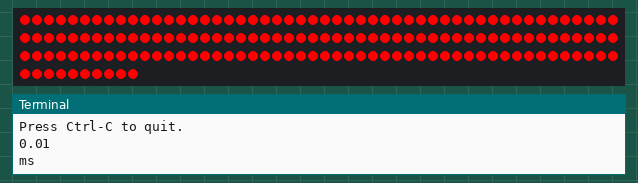
The program below on a simulated Raspberry Pi (BCM pin numbers). Shown: 160 RGB LEDs in strip order, left to right, continuing on the next row, the last lines printed to the terminal.

Above: at 0.17 s.
At 1.14 s:
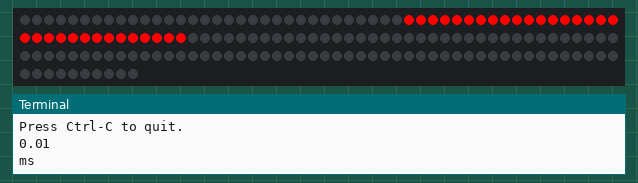
At 15.85 s:
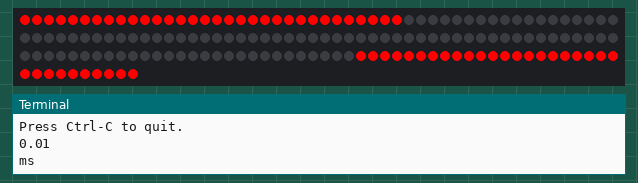
At 37.74 s:
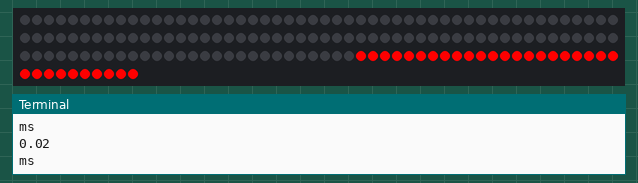

The program:

pov.py
```python
from neopixel import *
import time
import random
from panel import *

import argparse
import signal
import sys
def signal_handler(signal, frame):
        colorWipe(strip, Color(0,0,0))
        sys.exit(0)

def opt_parse():
        parser = argparse.ArgumentParser()
        parser.add_argument('-c', action='store_true', help='clear the display on exit')
        args = parser.parse_args()
        if args.c:
                signal.signal(signal.SIGINT, signal_handler)

# LED strip configuration:
LED_COUNT      = 160      # Number of LED pixels.
LED_PIN        = 18      # GPIO pin connected to the pixels (18 uses PWM!).
#LED_PIN        = 10      # GPIO pin connected to the pixels (10 uses SPI /dev/spidev0.0).
LED_FREQ_HZ    = 800000  # LED signal frequency in hertz (usually 800khz)
LED_DMA        = 10      # DMA channel to use for generating signal (try 10)
LED_BRIGHTNESS = 255     # Set to 0 for darkest and 255 for brightest
LED_INVERT     = False   # True to invert the signal (when using NPN transistor level shift)
LED_CHANNEL    = 0       # set to '1' for GPIOs 13, 19, 41, 45 or 53
LED_STRIP      = ws.WS2811_STRIP_GRB   # Strip type and colour ordering

class POV:

    def __init__(self, strip, c):
        self.strip = strip

        self.letters = {'A': {}, 'B': {}, 'C': {}, 'D': {}, 'E': {}, 'F': {}, 'G': {},
                        'H': {}, 'I': {}, 'J': {}, 'K': {}, 'L': {}, 'M': {}, 'N': {},
                        'O': {}, 'P': {}, 'Q': {}, 'R': {}, 'S': {}, 'T': {}, 'U': {},
                        'V': {}, 'W': {}, 'X': {}, 'Y': {}, 'Z': {}}

        # 1st dimension = tick ... 2nd dimension = color
        # Start at TOP LEFT of letter
        ###
        # D
        #   #####
        #   #   #
        #   #   #
        #   #   #
        #    ###
        self.letters['D'] = { (tick, color): 0 for tick in range(5) for color in range(5) }
        self.letters['D'] = {
                                (0, 0): c, (0, 1): c, (0, 2): c, (0, 3): c, (0, 4): c,
                                (1, 0): c, (1, 1): 0, (1, 2): 0, (1, 3): 0, (1, 4): c,
                                (2, 0): c, (2, 1): 0, (2, 2): 0, (2, 3): 0, (2, 4): c,
                                (3, 0): c, (3, 1): 0, (3, 2): 0, (3, 3): 0, (3, 4): c,
                                (4, 0): 0, (4, 1): c, (4, 2): c, (4, 3): c, (4, 4): 0 }

        # I
        #   #   #
        #   #   #
        #   #####
        #   #   #
        #   #   #
        self.letters['I'] = { (tick, color): 0 for tick in range(5) for color in range(5) }
        self.letters['I'] = {
                                (0, 0): c, (0, 1): 0, (0, 2): 0, (0, 3): 0, (0, 4): c,
                                (1, 0): c, (1, 1): 0, (1, 2): 0, (1, 3): 0, (1, 4): c,
                                (2, 0): c, (2, 1): c, (2, 2): c, (2, 3): c, (2, 4): c,
                                (3, 0): c, (3, 1): 0, (3, 2): 0, (3, 3): 0, (3, 4): c,
                                (4, 0): c, (4, 1): 0, (4, 2): 0, (4, 3): 0, (4, 4): c }

        # L
        #   #####
        #       #
        #       #
        #       #
        #       #
        self.letters['L'] = { (tick, color): 0 for tick in range(5) for color in range(5) }
        self.letters['L'] = {
                                (0, 0): c, (0, 1): c, (0, 2): c, (0, 3): c, (0, 4): c,
                                (1, 0): 0, (1, 1): 0, (1, 2): 0, (1, 3): 0, (1, 4): c,
                                (2, 0): 0, (2, 1): 0, (2, 2): 0, (2, 3): 0, (2, 4): c,
                                (3, 0): 0, (3, 1): 0, (3, 2): 0, (3, 3): 0, (3, 4): c,
                                (4, 0): 0, (4, 1): 0, (4, 2): 0, (4, 3): 0, (4, 4): c }

        # M
        #   #####
        #    #
        #     #
        #    #
        #   #####
        self.letters['M'] = { (tick, color): 0 for tick in range(5) for color in range(5) }
        self.letters['M'] = {
                                (0, 0): c, (0, 1): c, (0, 2): c, (0, 3): c, (0, 4): c,
                                (1, 0): 0, (1, 1): c, (1, 2): 0, (1, 3): 0, (1, 4): 0,
                                (2, 0): 0, (2, 1): 0, (2, 2): c, (2, 3): 0, (2, 4): 0,
                                (3, 0): 0, (3, 1): c, (3, 2): 0, (3, 3): 0, (3, 4): 0,
                                (4, 0): c, (4, 1): c, (4, 2): c, (4, 3): c, (4, 4): c }

        # N
        #   #####
        #    #
        #     #
        #      #
        #   #####
        self.letters['N'] = { (tick, color): 0 for tick in range(5) for color in range(5) }
        self.letters['N'] = {
                                (0, 0): c, (0, 1): c, (0, 2): c, (0, 3): c, (0, 4): c,
                                (1, 0): 0, (1, 1): c, (1, 2): 0, (1, 3): 0, (1, 4): 0,
                                (2, 0): 0, (2, 1): 0, (2, 2): c, (2, 3): 0, (2, 4): 0,
                                (3, 0): 0, (3, 1): 0, (3, 2): 0, (3, 3): c, (3, 4): 0,
                                (4, 0): c, (4, 1): c, (4, 2): c, (4, 3): c, (4, 4): c }

        # O
        #    ###
        #   #   #
        #   #   #
        #   #   #
        #    ###
        self.letters['O'] = { (tick, color): 0 for tick in range(5) for color in range(5) }
        self.letters['O'] = {
                                (0, 0): 0, (0, 1): c, (0, 2): c, (0, 3): c, (0, 4): 0,
                                (1, 0): c, (1, 1): 0, (1, 2): 0, (1, 3): 0, (1, 4): c,
                                (2, 0): c, (2, 1): 0, (2, 2): 0, (2, 3): 0, (2, 4): c,
                                (3, 0): c, (3, 1): 0, (3, 2): 0, (3, 3): 0, (3, 4): c,
                                (4, 0): 0, (4, 1): c, (4, 2): c, (4, 3): c, (4, 4): 0 }


# Main program logic follows:
if __name__ == '__main__':
        # Process arguments
        opt_parse()

	# Create NeoPixel object with appropriate configuration.
        strip = Adafruit_NeoPixel(LED_COUNT, LED_PIN, LED_FREQ_HZ, LED_DMA, LED_INVERT, LED_BRIGHTNESS, LED_CHANNEL, LED_STRIP)
	# Intialize the library (must be called once before other functions).
        strip.begin()

        panels = []
        panels.append(Panel(strip, 0, 32))
        panels.append(Panel(strip, 1, 32))
        panels.append(Panel(strip, 2, 32))
        panels.append(Panel(strip, 3, 32))
        panels.append(Panel(strip, 4, 32))

        pov = POV(strip, Color(255, 0, 0))

        print ('Press Ctrl-C to quit.')
        while True:

                #MODLIN\
                buff = 'MODLIN'

                for s in range(1,10):

                        ms = s/100.0
                        print (ms),
                        print ('ms')
                        for letter in buff:
                                for i in range(20):
                                        for tick in range(5):
                                                for p in range(5):
                                                        panels[p].setPanelColor(pov.letters[letter][tick, p])
                                                strip.show()
                                                time.sleep(ms)

                                for p in panels:
                                        p.setPanelColor(Color(0, 0, 0))
                                strip.show()
                                time.sleep(2.0)


    
```

panel.py
```python
from neopixel import *

class Panel:

    def __init__(self, strip, idx, pixels):
        self.idx = idx
        self.pixels = pixels
        self.strip = strip
        self.leds = [Color(0, 0, 0) for i in range(pixels)]
        self.sideLen = self.pixels/4
        self.leftRange = [0, self.sideLen-1]
        self.topRange = [self.sideLen, int(self.sideLen * 2 - 1)]
        self.rightRange = [int(self.sideLen * 2), int(self.sideLen * 3 - 1)]
        self.bottomRange = [int(self.sideLen * 3), int(self.pixels-1)]
        self.leftFullRange = [0, int(self.sideLen * 1.5 - 1), int(self.pixels - self.sideLen/2), self.pixels-1]
        self.rightFullRange = [int((self.sideLen * 1.5)), int(self.pixels - self.sideLen/2 - 1)]

    def setPixelColor(self, idx, c):
        self.strip.setPixelColor(self.idx*self.pixels+idx, c)

    def setPanelColor(self, c):
        for i in range(0, self.pixels):
            self.strip.setPixelColor(self.idx*self.pixels+i, c)
            self.leds[i] = c

    def setRangeColor(self, b, e, c):
        for i in range(b, e+1):
            self.strip.setPixelColor(self.idx*self.pixels+i, c)
            self.leds[i] = c

    def setFullLeftColor(self, c):
        beginRange = self.leftFullRange[0]
        endRange = self.leftFullRange[1]
        self.setRangeColor(beginRange, endRange, c)
        beginRange = self.leftFullRange[2]
        endRange = self.leftFullRange[3]
        self.setRangeColor(beginRange, endRange, c)

    def setFullRightColor(self, c):
        beginRange = self.rightFullRange[0]
        endRange = self.rightFullRange[1]
        self.setRangeColor(beginRange, endRange, c)

    def setLeftColor(self, c):
        beginRange = self.leftRange[0]
        endRange = self.leftRange[1]
        self.setRangeColor(beginRange, endRange, c)

    def setTopColor(self, c):
        beginRange = self.topRange[0]
        endRange = self.topRange[1]
        self.setRangeColor(beginRange, endRange, c)

    def setRightColor(self, c):
        beginRange = self.rightRange[0]
        endRange = self.rightRange[1]
        self.setRangeColor(beginRange, endRange, c)

    def setBottomColor(self, c):
        beginRange = self.bottomRange[0]
        endRange = self.bottomRange[1]
        self.setRangeColor(beginRange, endRange, c)

    def rotateCW(self, n):
        rotated = [Color(0,0,0) for i in range(self.pixels)]

        for i in range(self.pixels):
            rotated[i] = self.leds[(i-n)%self.pixels]

        for i in range(self.pixels):
            self.strip.setPixelColor(self.idx*self.pixels+i, rotated[i])
            self.leds[i] = rotated[i]

    def rotateCCW(self, n):
        rotated = [Color(0,0,0) for i in range(self.pixels)]

        for i in range(self.pixels):
            rotated[i] = self.leds[(i+n)%self.pixels]

        for i in range(self.pixels):
            self.strip.setPixelColor(self.idx*self.pixels+i, rotated[i])
            self.leds[i] = rotated[i]
```
